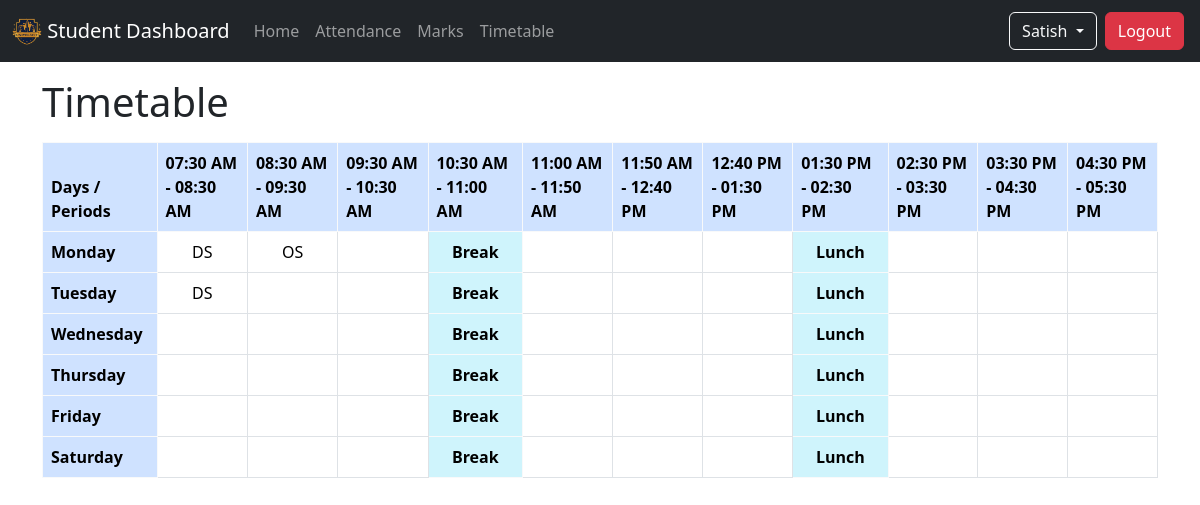
The app's page /student/CSE2A/timetable (signed in) with its own data.
### info/models.py (models this page shows, shortened)
class User(AbstractUser):
    is_student = models.BooleanField(default=False, verbose_name='Student Status')
    is_teacher = models.BooleanField(default=False, verbose_name='Teacher Status')
    is_hod = models.BooleanField(default=False, verbose_name='HOD Status')

class Student(models.Model):
    user = models.OneToOneField(User, on_delete=models.CASCADE, null=True)
    class_id = models.ForeignKey(Class, on_delete=models.CASCADE, default='1')
    roll_number = models.CharField(max_length=50, primary_key=True)
    name = models.CharField(max_length=200)
    gender = models.CharField(max_length=50, choices=gender_choices, default='Male')
    date_of_birth = models.DateField(default='1990-21-10')

class Assign(models.Model):
    teacher = models.ForeignKey(Teacher, on_delete=models.CASCADE)
    class_id = models.ForeignKey(Class, on_delete=models.CASCADE)
    course = models.ForeignKey(Course, on_delete=models.CASCADE)
    class Meta:
        unique_together = ('course', 'class_id', 'teacher')

### info/views.py (the view)
# urls.py: path('student/<str:class_id>/timetable', views.StudentTimetable.as_view(), name = 'student_timetable'),
class StudentTimetable(LoginRequiredMixin, TemplateView):
    template_name = 'info/student/timetable.html'
    def get(self, request, *args, **kwargs):
        if request.user.is_student:
            context = self.get_context_data(**kwargs)
            class_id = kwargs['class_id']
            assign_time = AssignTime.objects.filter(assign__class_id=class_id)
            class_matrix = [['' for period in range(12)] for day in range(6)]
            for row, day in enumerate(days_of_week):
                t = 0
                for col in range(12):
                    if col == 0:
                        class_matrix[row][0] = day[0]
                        continue
                    if col == 4 or col == 8:
                        continue
                    try:
                        a = assign_time.get(period=time_slots[t][0], day=day[0])
                        class_matrix[row][col] = a.assign.course_id
                    except AssignTime.DoesNotExist:
                        pass
                    t += 1
            context['timetable'] = class_matrix
            return self.render_to_response(context)
        return redirect('info:unauthorize_view')

### info/templates/info/student/timetable.html (shortened to what this page needs)
{% extends 'base_master.html' %}
{% block content %}
    <div class="container">
        <h1>Timetable</h1>
        <div class="table-responsive mt-3">
            <table class="table table-bordered table-hover">
                <thead>
                    <tr class="table-primary border border-light">
                        <th scope="col">Days / Periods</th>
                        <th scope="col">07:30 AM - 08:30 AM</th>
                        <th scope="col">08:30 AM - 09:30 AM</th>
                        <th scope="col">09:30 AM - 10:30 AM</th>
                        <th scope="col">10:30 AM - 11:00 AM</th>
                        <th scope="col">11:00 AM - 11:50 AM</th>
                        <th scope="col">11:50 AM - 12:40 PM</th>
                        <th scope="col">12:40 PM - 01:30 PM</th>
                        <th scope="col">01:30 PM - 02:30 PM</th>
                        <th scope="col">02:30 PM - 03:30 PM</th>
                        <th scope="col">03:30 PM - 04:30 PM</th>
                        <th scope="col">04:30 PM - 05:30 PM</th>
                    </tr>
                </thead>
                <tbody>
                    {% for day in timetable %}
                    <tr>
                        {% for period in day %}
                            {% if forloop.counter == 1 %}
                                <th class="table-primary border border-light align-middle" scope="row">
                                    {{period}}
                                </th>
                            {% elif forloop.counter == 5 %}
                                <td class="table-info text-center border border-light align-middle">
                                    <b>Break</b>
                                </td>
                            {% elif forloop.counter == 9 %}
                                <td class="table-info text-center border border-light align-middle">
                                    <b>Lunch</b>
                                </td>
                            {% elif period == True %}
                                <td class="align-middle"></td>
                            {% else %}
                                <td class="text-center">
                                    {{period}}
                                </td>
                            {% endif %}
                        {% endfor %}
                    </tr>
                    {% endfor %}
                </tbody>
            </table>
        </div>
    </div>
{% endblock content %}

### templates/includes/navbar.html (shortened to what this page needs)
{% load static %}
<nav class="navbar navbar-expand-sm navbar-dark bg-dark" aria-label="University Navbar">
  <div class="container-fluid">
    <a class="navbar-brand" href="/">
      <img src="{% static 'info/img/univ-logo.png' %}" alt="Logo" width="30" class="d-inline-block align-text-top">
      {% if request.user.is_authenticated  %}
        {% if request.user.is_student %}
          Student Dashboard
        {% elif request.user.is_teacher %}
          Teacher Dashboard
        {% else %}
          Admin Dashboard
        {% endif %}
      {% else %}
        University
      {% endif %}
    </a>
    <div class="collapse navbar-collapse" id="navbar">
      <ul class="navbar-nav me-auto mb-2 mb-sm-0">
        {% if request.user.is_authenticated  %}
          {% if request.user.is_student %}
            <li class="nav-item">
                <a class="nav-link" href="{% url 'info:student_view' %}">Home</a>
            </li>
            <li class="nav-item">
              <a class="nav-link" href="{% url 'info:student_attendance' request.user.student.roll_number %}">Attendance</a>
            </li>
            <li class="nav-item">
              <a class="nav-link" href="{% url 'info:student_marks' request.user.student.roll_number %}">Marks</a>
            </li>
            <li class="nav-item">
              <a class="nav-link" href="{% url 'info:student_timetable' request.user.student.class_id_id %}">Timetable</a>
            </li>
          {% endif %}
        {% endif %}
      </ul>
      <ul class="navbar-nav mb-2 mb-sm-0">
        <li class="nav-item dropdown">
          {% if request.user.is_authenticated %}
            <button class="btn btn-outline-light dropdown-toggle text-capitalize" type="button" data-bs-toggle="dropdown" data-bs-auto-close="true" aria-expanded="false">
              {% if request.user.is_teacher %}
                {{request.user.teacher.name}}
              {% elif request.user.is_student %}
                {{request.user.student.name}}
              {% else %}
                {{request.user.username}}
              {% endif %}
            </button>
            <a class="btn btn-danger m-1" href="{% url 'account_logout' %}">Logout</a>
          {% else %}
            <a class="btn btn-outline-light m-1" href="{% url 'account_login' %}">Login</a>
          {% endif %}
        </li>
      </ul>
    </div>
  </div>
</nav>

### info/templates/info/student/timetable.html (style rules this page uses)
th:first-child, td:first-child { position:sticky; left:0px; }

### records on screen
User: user.student.name "Satish"
Assign: day "DS" "DS"
Assign: day "OS"

### other values on screen
{{ period }} "Monday" "Tuesday" "Wednesday" "Thursday" "Friday" "Saturday"
